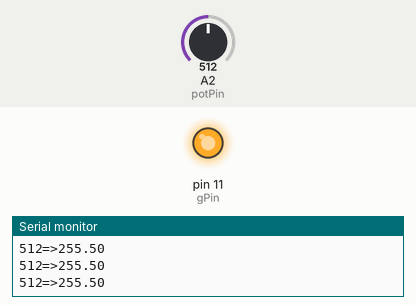
Simulated run of this sketch. Board: Arduino Uno, built with avr-gcc and run on an emulated ATmega328P. On the bench: output pins drawn as LEDs (lit = HIGH), the last lines printed to the serial monitor. The inputs (shaded band) are chosen by the test bench; at power-on: A2 (potPin) = 512.

Above: at 1.2 s.
1.3 s: A2 (potPin) set to 716
At 2.5 s:
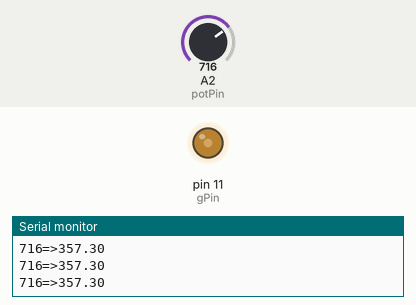
2.8 s: A2 (potPin) set to 900
At 3.8 s:
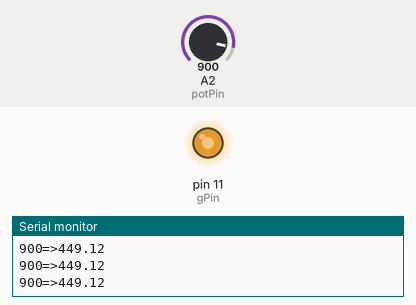
4.3 s: A2 (potPin) set to 306
At 5.5 s:
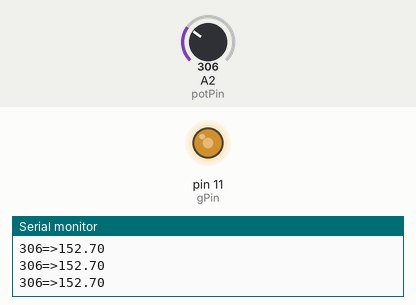
5.8 s: A2 (potPin) set to 0
At 6.7 s:
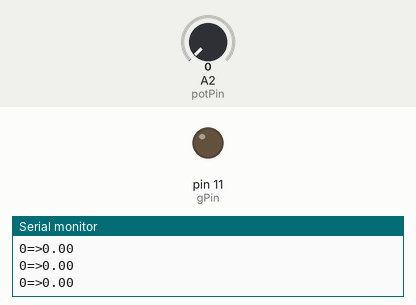
Timing chart, 0 to 8.3 s (numbered marks = the images above; inputs shaded):
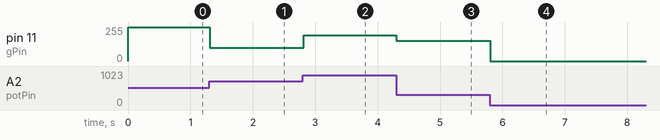

Measured:
- after the input at 1.3 s, pin 11 (gPin): 255/255 → 101/255 at once
- after the input at 2.8 s, pin 11 (gPin): 101/255 → 193/255 at once
- after the input at 4.3 s, pin 11 (gPin): 193/255 → 152/255 at once
- after the input at 5.8 s, pin 11 (gPin): 152/255 → 0/255 at once

The sketch:

potentiometer-led-dim.ino
```cpp
int potPin = A2;
int gPin = 11;
int potVal;
float LEDVal;

void setup() {
  pinMode(potPin, INPUT);
  pinMode(gPin, OUTPUT);
  Serial.begin(9600);
}

void loop() {
  potVal = analogRead(potPin);

  LEDVal = (255. / 511.) * potVal;
  analogWrite(gPin, LEDVal);
  Serial.print(potVal);
  Serial.print("=>");
  Serial.println(LEDVal);
}
```
